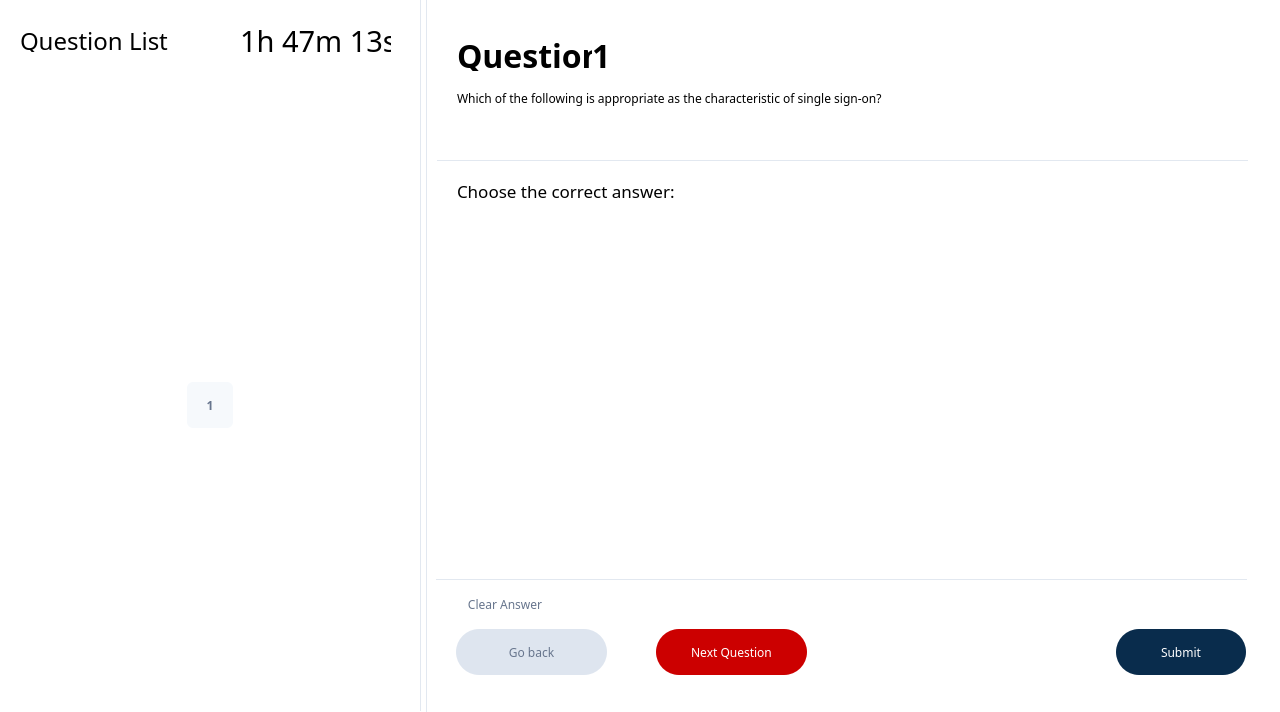
<?xml version="1.0" encoding="UTF-8"?>
<ui version="4.0">
 <class>ExamWindow</class>
 <widget class="QMainWindow" name="ExamWindow">
  <property name="geometry">
   <rect>
    <x>0</x>
    <y>0</y>
    <width>1280</width>
    <height>712</height>
   </rect>
  </property>
  <property name="windowTitle">
   <string>MainWindow</string>
  </property>
  <property name="styleSheet">
   <string notr="true">QMainWindow {
	background-color: rgb(224,224,224);
}</string>
  </property>
  <widget class="QWidget" name="centralwidget">
   <layout class="QHBoxLayout" name="horizontalLayout">
    <property name="spacing">
     <number>0</number>
    </property>
    <property name="leftMargin">
     <number>0</number>
    </property>
    <property name="topMargin">
     <number>0</number>
    </property>
    <property name="rightMargin">
     <number>0</number>
    </property>
    <property name="bottomMargin">
     <number>0</number>
    </property>
    <item>
     <widget class="QWidget" name="widget" native="true">
      <property name="sizePolicy">
       <sizepolicy hsizetype="Preferred" vsizetype="Preferred">
        <horstretch>4</horstretch>
        <verstretch>0</verstretch>
       </sizepolicy>
      </property>
      <property name="styleSheet">
       <string notr="true">background-color: #fff;
border-right: 1px solid #e2e8f0;
</string>
      </property>
      <widget class="QWidget" name="widget_3" native="true">
       <property name="geometry">
        <rect>
         <x>0</x>
         <y>0</y>
         <width>421</width>
         <height>91</height>
        </rect>
       </property>
       <property name="styleSheet">
        <string notr="true">border-bottom: 1px solid #e2e8f0;
background-color:#fff;</string>
       </property>
       <widget class="QLabel" name="label">
        <property name="geometry">
         <rect>
          <x>20</x>
          <y>30</y>
          <width>151</width>
          <height>22</height>
         </rect>
        </property>
        <property name="font">
         <font>
          <family>Source Sans 3 SemiBold</family>
          <pointsize>18</pointsize>
         </font>
        </property>
        <property name="styleSheet">
         <string notr="true">border: none;
color: #000;
</string>
        </property>
        <property name="text">
         <string>Question List</string>
        </property>
       </widget>
       <widget class="QLabel" name="countdownLabel">
        <property name="geometry">
         <rect>
          <x>240</x>
          <y>30</y>
          <width>151</width>
          <height>22</height>
         </rect>
        </property>
        <property name="font">
         <font>
          <family>Source Sans 3</family>
          <pointsize>22</pointsize>
         </font>
        </property>
        <property name="styleSheet">
         <string notr="true">border: none;</string>
        </property>
        <property name="text">
         <string>1h 47m 13s</string>
        </property>
       </widget>
      </widget>
      <widget class="QWidget" name="gridLayoutWidget">
       <property name="geometry">
        <rect>
         <x>0</x>
         <y>90</y>
         <width>421</width>
         <height>621</height>
        </rect>
       </property>
       <layout class="QGridLayout" name="gridLayout">
        <property name="topMargin">
         <number>9</number>
        </property>
        <property name="spacing">
         <number>0</number>
        </property>
        <item row="0" column="0">
         <widget class="QPushButton" name="pushButton">
          <property name="font">
           <font>
            <family>Source Sans 3</family>
            <weight>75</weight>
            <bold>true</bold>
           </font>
          </property>
          <property name="styleSheet">
           <string notr="true">background-color: #F6F9FC;
border: none;
min-height: 46px;
max-width: 46px;
border-radius: 6px;
font-family: &quot;Source Sans 3&quot;;
font-weight: bold;
color: #67758D;
</string>
          </property>
          <property name="text">
           <string>1</string>
          </property>
         </widget>
        </item>
       </layout>
      </widget>
     </widget>
    </item>
    <item>
     <widget class="QWidget" name="widget_2" native="true">
      <property name="sizePolicy">
       <sizepolicy hsizetype="Preferred" vsizetype="Preferred">
        <horstretch>8</horstretch>
        <verstretch>0</verstretch>
       </sizepolicy>
      </property>
      <property name="font">
       <font>
        <family>Source Sans 3</family>
        <pointsize>12</pointsize>
       </font>
      </property>
      <property name="styleSheet">
       <string notr="true">background-color: #fff;</string>
      </property>
      <widget class="QWidget" name="widget_4" native="true">
       <property name="geometry">
        <rect>
         <x>10</x>
         <y>10</y>
         <width>811</width>
         <height>151</height>
        </rect>
       </property>
       <property name="styleSheet">
        <string notr="true">#widget_4{
	border-bottom: 1px solid #e2e8f0;
}</string>
       </property>
       <widget class="QLabel" name="label_3">
        <property name="geometry">
         <rect>
          <x>20</x>
          <y>30</y>
          <width>141</width>
          <height>31</height>
         </rect>
        </property>
        <property name="font">
         <font>
          <family>Source Sans 3</family>
          <pointsize>24</pointsize>
          <weight>75</weight>
          <italic>false</italic>
          <bold>true</bold>
         </font>
        </property>
        <property name="text">
         <string>Question</string>
        </property>
       </widget>
       <widget class="QLabel" name="questionText">
        <property name="geometry">
         <rect>
          <x>20</x>
          <y>80</y>
          <width>771</width>
          <height>61</height>
         </rect>
        </property>
        <property name="font">
         <font>
          <family>Source Sans 3</family>
         </font>
        </property>
        <property name="text">
         <string>Which of the following is appropriate as the characteristic of single sign-on?</string>
        </property>
        <property name="alignment">
         <set>Qt::AlignLeading|Qt::AlignLeft|Qt::AlignTop</set>
        </property>
        <property name="wordWrap">
         <bool>true</bool>
        </property>
       </widget>
       <widget class="QLabel" name="questionNumber">
        <property name="geometry">
         <rect>
          <x>155</x>
          <y>30</y>
          <width>131</width>
          <height>31</height>
         </rect>
        </property>
        <property name="font">
         <font>
          <family>Source Sans 3</family>
          <pointsize>24</pointsize>
          <weight>75</weight>
          <italic>false</italic>
          <bold>true</bold>
         </font>
        </property>
        <property name="text">
         <string>1</string>
        </property>
       </widget>
      </widget>
      <widget class="QLabel" name="label_5">
       <property name="geometry">
        <rect>
         <x>30</x>
         <y>180</y>
         <width>281</width>
         <height>22</height>
        </rect>
       </property>
       <property name="font">
        <font>
         <family>Source Sans 3</family>
         <pointsize>13</pointsize>
         <weight>50</weight>
         <bold>false</bold>
        </font>
       </property>
       <property name="text">
        <string>Choose the correct answer:</string>
       </property>
      </widget>
      <widget class="QWidget" name="verticalLayoutWidget">
       <property name="geometry">
        <rect>
         <x>29</x>
         <y>230</y>
         <width>791</width>
         <height>341</height>
        </rect>
       </property>
       <layout class="QVBoxLayout" name="optionList"/>
      </widget>
      <widget class="QWidget" name="widget_5" native="true">
       <property name="geometry">
        <rect>
         <x>9</x>
         <y>579</y>
         <width>811</width>
         <height>121</height>
        </rect>
       </property>
       <property name="styleSheet">
        <string notr="true">#widget_5{
	border-top: 1px solid #e2e8f0;
}</string>
       </property>
       <widget class="QPushButton" name="submitButton">
        <property name="geometry">
         <rect>
          <x>680</x>
          <y>50</y>
          <width>130</width>
          <height>46</height>
         </rect>
        </property>
        <property name="font">
         <font>
          <family>Source Sans 3 SemiBold</family>
          <weight>50</weight>
          <bold>false</bold>
         </font>
        </property>
        <property name="cursor">
         <cursorShape>PointingHandCursor</cursorShape>
        </property>
        <property name="styleSheet">
         <string notr="true">#submitButton {
	background-color: rgb(9, 44, 76);
	border: none;
	color: #fff;
	border-radius: 23px;
}

#submitButton:hover {
	background-color: rgba(9, 44, 76, 0.9);
}</string>
        </property>
        <property name="text">
         <string>Submit</string>
        </property>
       </widget>
       <widget class="QPushButton" name="clearButton">
        <property name="geometry">
         <rect>
          <x>20</x>
          <y>10</y>
          <width>98</width>
          <height>30</height>
         </rect>
        </property>
        <property name="font">
         <font>
          <family>Source Sans 3 SemiBold</family>
         </font>
        </property>
        <property name="cursor">
         <cursorShape>PointingHandCursor</cursorShape>
        </property>
        <property name="styleSheet">
         <string notr="true">color: #67758D;
border: none;</string>
        </property>
        <property name="text">
         <string>Clear Answer</string>
        </property>
       </widget>
       <widget class="QPushButton" name="gobackButton">
        <property name="geometry">
         <rect>
          <x>20</x>
          <y>50</y>
          <width>151</width>
          <height>46</height>
         </rect>
        </property>
        <property name="font">
         <font>
          <family>Source Sans 3 SemiBold</family>
          <weight>50</weight>
          <bold>false</bold>
         </font>
        </property>
        <property name="cursor">
         <cursorShape>PointingHandCursor</cursorShape>
        </property>
        <property name="styleSheet">
         <string notr="true">#gobackButton {
	background-color: rgb(222, 229, 239); 
	border-radius: 23px;
   color: #67758D; 
}
#gobackButton:hover {
	background-color: rgba(222, 229, 239, 0.9); 
}</string>
        </property>
        <property name="text">
         <string>Go back</string>
        </property>
       </widget>
       <widget class="QPushButton" name="nextButton">
        <property name="geometry">
         <rect>
          <x>220</x>
          <y>50</y>
          <width>151</width>
          <height>46</height>
         </rect>
        </property>
        <property name="font">
         <font>
          <family>Source Sans 3 SemiBold</family>
          <weight>50</weight>
          <bold>false</bold>
         </font>
        </property>
        <property name="cursor">
         <cursorShape>PointingHandCursor</cursorShape>
        </property>
        <property name="styleSheet">
         <string notr="true">#nextButton {
	background-color: rgb(204, 0, 0);
	border-radius: 23px;
	color: #fff;
}

#nextButton:hover {
	background-color: rgba(0, 191, 154, 0.9);
}</string>
        </property>
        <property name="text">
         <string>Next Question</string>
        </property>
       </widget>
      </widget>
     </widget>
    </item>
   </layout>
  </widget>
 </widget>
 <resources/>
 <connections/>
</ui>
